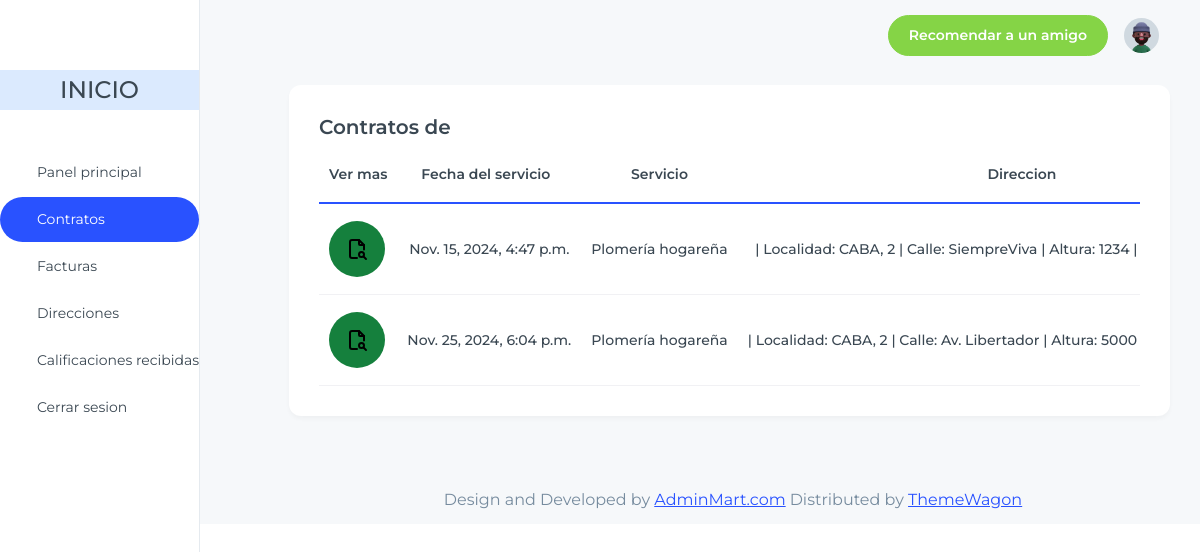
The page /home/prestador/contratos/ (signed in) on the database its author committed.
### apps/contrato/models.py (models this page shows, shortened)
class Contrato(models.Model):
    ESTADO_OPCIONES = [
        (1, 'En proceso'),
        (2, 'Cancelado'),
        (3, 'Completado'),
    ]
    fecha_contrato = models.DateTimeField()
    fecha_servicio = models.DateTimeField()
    precio_acordado = models.DecimalField(max_digits=20, decimal_places=2)
    estado = models.IntegerField(choices=ESTADO_OPCIONES)
    detalles = models.TextField(max_length=1000, null=True, blank=True)
    direccion = models.ForeignKey("ubicacion.Direccion", on_delete=models.CASCADE, default=None)
    servicio_prestado = models.ForeignKey("servicio.ServicioPrestado", on_delete=models.CASCADE)
    factura = models.ForeignKey("facturacion.Factura", on_delete=models.CASCADE, null=True, blank=True, related_name="contratos")
    consumidor = models.ForeignKey("consumidor.Consumidor", on_delete=models.CASCADE, null=True, blank=True, related_name="contratos")

### apps/servicio/models.py (models this page shows, shortened)
class ServicioPrestado(models.Model):
    prestador = models.ForeignKey("prestador.Prestador", on_delete=models.CASCADE)
    localidad = models.ForeignKey("ubicacion.Localidad", on_delete=models.CASCADE, default=None)
    servicio = models.ForeignKey(Servicio, on_delete=models.CASCADE)

class Servicio(models.Model):
    nombre = models.CharField(max_length=100)
    descripcion = models.TextField(max_length=500, null=True, blank=True)
    categoria = models.ForeignKey(Categoria, on_delete=models.CASCADE)

### apps/ubicacion/models.py (models this page shows, shortened)
class Direccion(models.Model):
    calle = models.TextField(max_length=200)
    altura = models.TextField(max_length=200)
    departamento = models.CharField(max_length=100, null=True, blank=True)
    codigo_postal = models.CharField(max_length=100)
    barrio = models.CharField(max_length=200, blank=True, null=True, default=None)
    localidad = models.ForeignKey(Localidad, on_delete=models.CASCADE, default=None)
    usuario = models.ForeignKey("usuario.Usuario", on_delete=models.CASCADE, default=None)
    def direccionCompleta(self):
        return f"| Localidad: {self.localidad} | Calle: {self.calle} | Altura: {self.altura} | Departamento: {self.departamento} | "

class Localidad(models.Model):
    nombre = models.CharField(max_length=100)
    provincia = models.ForeignKey(Provincia, on_delete=models.CASCADE)
    def __str__(self):
        return f'{self.nombre}, {self.provincia.nombre}'

class Provincia(models.Model):
    PROVINCIAS = [
        (1, 'Buenos Aires'),
        (2, 'Ciudad Autónoma de Buenos Aires'),
        (3, 'Catamarca'),
        (4, 'Chaco'),
        (5, 'Chubut'),
        (6, 'Córdoba'),
        (7, 'Corrientes'),
        (8, 'Entre Ríos'),
        (9, 'Formosa'),
        (10, 'Jujuy'),
        (11, 'La Pampa'),
        (12, 'La Rioja'),
        (13, 'Mendoza'),
        (14, 'Misiones'),
        (15, 'Neuquén'),
        (16, 'Río Negro'),
        (17, 'Salta'),
        (18, 'San Juan'),
        (19, 'San Luis'),
        (20, 'Santa Cruz'),
        (21, 'Santa Fe'),
        (22, 'Santiago del Estero'),
        (23, 'Tierra del Fuego, Antártida e Islas del Atlántico Sur'),
        (24, 'Tucumán'),
    ]
    nombre = models.IntegerField(choices=PROVINCIAS)

### apps/prestador/views.py (the view)
# urls.py: path('prestador/contratos/', PrestadorContratosListView.as_view(), name='contratos'),
class PrestadorContratosListView(generic.ListView):
    model = Contrato
    template_name = "prestador_contratos.html"
    context_object_name = "contratos"
    def get_queryset(self):
        usuario_actual = self.request.user
        prestador = Prestador.objects.filter(rol_usuario__usuario=usuario_actual).first()
        if prestador:
            return Contrato.objects.filter(servicio_prestado__prestador=prestador)
        return Contrato.objects.none()

### apps/prestador/templates/prestador_contratos.html (shortened to what this page needs)
{% extends 'index_prestador.html' %}
{% load static %}
{% block content %}
<div class="container-fluid">
  <div class='row'>
    <div class="col-lg-12 pl-1">
      <div class="card ">
        <div class="card-body ">
          <h5 class="card-title fs-6 font-semibold">Contratos de {{ prestador.rol_usuario.usuario.nombre }} {{ prestador.rol_usuario.usuario.apellido }}</h5>
            <div class="table-responsive">
              <table class="table text-nowrap align-middle mb-0">
                <thead>
                  <tr class="border-2 border-bottom border-primary border-0">
                    <th scope="col" class="text-center">Ver mas</th>
                    <th scope="col" class="ps-4">Fecha del servicio</th>
                    <th scope="col" class="text-center">Servicio</th>
                    <th scope="col" class="text-center">Direccion</th>
                    </tr>
                </thead>
                <tbody class="table-group-divider">
                  {% for contrato in contratos %}
                    <tr>
                      <td class="text-center fw-medium">
                        <button type="button" class="flex justify-center items-center text-white bg-green-700 hover:bg-green-800 focus:outline-none focus:ring-4 focus:ring-green-300 font-medium rounded-full px-3 py-3 dark:bg-green-600 dark:hover:bg-green-700 dark:focus:ring-green-800">
                          <img src="{% static 'images/dash/logos/file-search.svg' %}" alt="Ícono" class="w-6 h-6">
                        </button>
                      </td>
                      <td class="text-center fw-medium">{{contrato.fecha_servicio}}</td>
                      <td class="text-center fw-medium">{{contrato.servicio_prestado.servicio.nombre}}</td>
                      <td class="text-center fw-medium">{{contrato.direccion.direccionCompleta}}</td>
                    </tr>
                  {% endfor %}
                </tbody>
              </table>
            </div>
        </div>
      </div>
    </div>
  </div>
</div>
{% endblock %}

### rows shown on the page
Contrato: fecha_servicio "Nov. 15, 2024, 4:47 p.m.", servicio_prestado.servicio.nombre "Plomería hogareña", direccion.direccionCompleta "| Localidad: CABA, 2 | Calle: SiempreViva | Altura: 1234 |…"
Contrato: fecha_servicio "Nov. 25, 2024, 6:04 p.m.", servicio_prestado.servicio.nombre "Plomería hogareña", direccion.direccionCompleta "| Localidad: CABA, 2 | Calle: Av. Libertador | Altura: 5000…"
